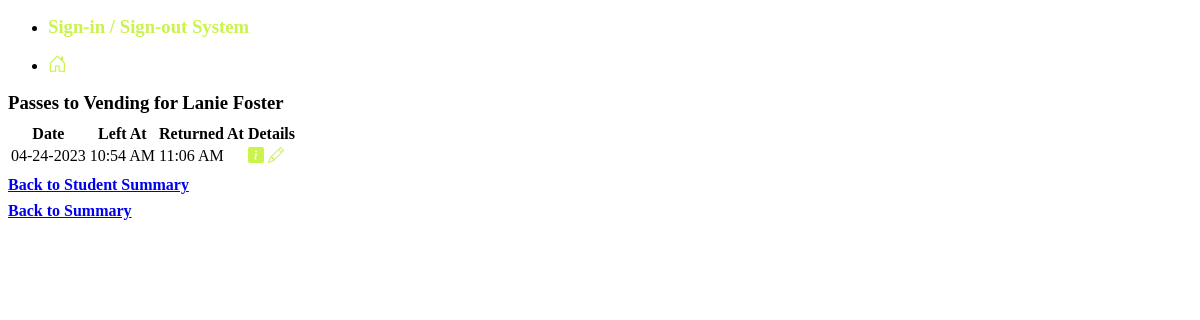
The page /summary/HSE1234/Vending on the database its author committed.
### tables this page shows
CREATE TABLE passes (
  id integer primary key autoincrement,
  student_id text,
  f_name text,
  l_name text,
  location text,
  pass_date date default(current_date),
  out_time time default(current_time),
  in_time time
);

### main.py (the view)
@app.route("/summary/<string:stu_id>/<string:loc>")
def stu_loc_summary(stu_id, loc):
  student_name = q.get_student_name(stu_id)
  rows = q.get_stu_loc_summary(stu_id, loc)
  return render_template("stu_loc_summary.html",
                         location=loc,
                         student=student_name,
                         rows=rows,
                         stu_id=stu_id)

### queries.py (called while the page is built)
def get_student_name(stu_id):
  sql = "SELECT f_name, l_name FROM passes WHERE student_id = ?"
  results = db.execute(sql, stu_id)[0]
  first = results.get('f_name')
  last = results.get('l_name')
  return f"{first} {last}"

def get_stu_loc_summary(stu_id, loc):
  sql = """SELECT id, pass_date, out_time, in_time FROM passes
  WHERE student_id = ? AND location = ?
  ORDER BY pass_date DESC, out_time DESC"""
  return db.execute(sql, stu_id, loc)

### templates/stu_loc_summary.html
{% extends "base.html" %}
{% block content %}
<h3>Passes to {{ location }} for {{ student }}</h3>
<table>
  <thead>
    <tr>
      <th>Date</th>
      <th>Left At</th>
      <th>Returned At</th>
      <th>Details</th>
    </tr>
  </thead>
  <tbody>
    {% for row in rows %}
    <tr>
      <td>{{ row.pass_date }}</td>
      <td>{{ row.out_time }}</td>
      <td>{{ row.in_time }}</td>
      <td>
        <a class="clr" href="/pass/{{ row.id }}"><i class="bi bi-info-square-fill"></i></a>
        <a class="clr" href="/edit/{{ row.id }}"><i class="bi bi-pencil"></i></a>
      </td>
    </tr>
    {% endfor %}
  </tbody>
</table>
<h4><a href="/summary/{{ stu_id }}">Back to Student Summary</a></h4>
<h4><a href="/summary">Back to Summary</a></h4>
{% endblock %}

### static/style.css (style rules this page uses)
.clr { color:#caf34c; margin:0; }
h1,h2,h3,h4,h5,h6 { margin:.5rem auto; }

### rows shown on the page
passes: location "Vending", pass_date "04-24-2023", out_time "10:54 AM", in_time "11:06 AM"

### other values the page prints
{{ student }} "Lanie Foster"
